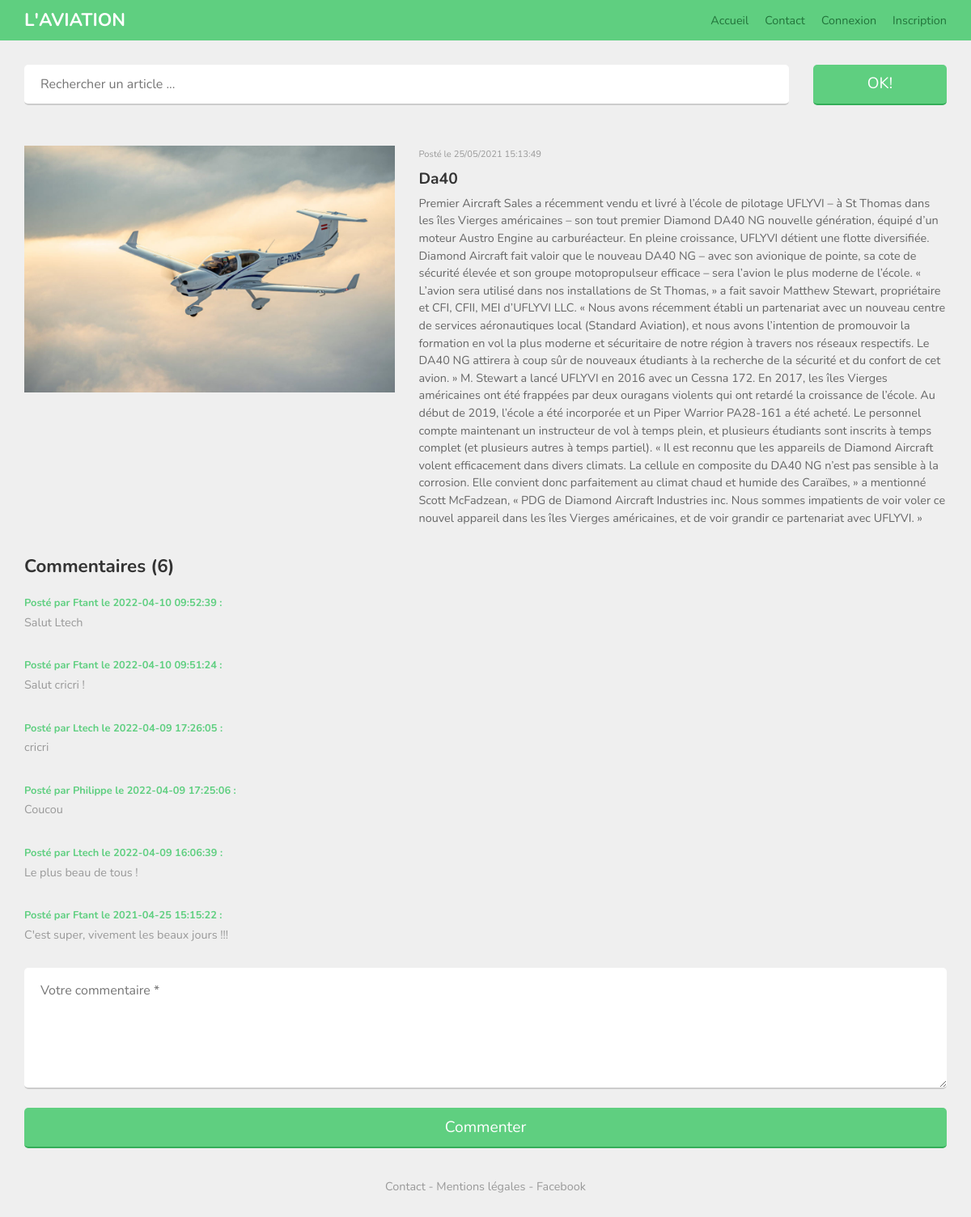
The app's page /article.php?id=5 with its own data.
### tables this page shows
CREATE TABLE `articles` (
  `id` int(3) NOT NULL,
  `titre` varchar(40) NOT NULL,
  `accroche` varchar(200) NOT NULL,
  `contenu` text NOT NULL,
  `publication` timestamp NOT NULL DEFAULT current_timestamp(),
  `image` varchar(150) NOT NULL
);

CREATE TABLE `commentaires` (
  `id` int(4) NOT NULL,
  `id_membre` int(3) NOT NULL,
  `id_article` int(3) NOT NULL,
  `commentaire` text NOT NULL,
  `publication` timestamp NOT NULL DEFAULT current_timestamp()
);

CREATE TABLE `membres` (
  `id` int(11) NOT NULL,
  `pseudo` varchar(15) NOT NULL,
  `email` varchar(50) NOT NULL,
  `password` varchar(255) NOT NULL
);

### fonctions/blog.php (called while the page is built, shortened)
<?php
function article($id) {
    global $pdo;
    $query = $pdo->prepare("SELECT * FROM articles WHERE id = :id");
    $query->execute(['id' => $id]);
    $article = $query->fetch();
    if ($article) {
        return $article;
    } else {
        header("Location: index.php");
        exit;
    }
}
function formatage_date($publication) {
    $dt = DateTime::createFromFormat('Y-m-d H:i:s', $publication);
    return $dt->format('d/m/Y H:i:s');
}
function nb_commentaires($id) {
    global $pdo;
    $sql = "SELECT COUNT(*) FROM commentaires WHERE id_article = ?";
    $stmt = $pdo->prepare($sql);
    $stmt->execute([$id]);
    return $stmt->fetchColumn();
}
function commentaires($id) {
    global $pdo;
    $sql = "SELECT membres.pseudo, commentaires.commentaire, commentaires.publication
            FROM commentaires
            INNER JOIN membres ON commentaires.id_membre = membres.id
            WHERE commentaires.id_article = ?
            ORDER BY commentaires.publication DESC";
    $stmt = $pdo->prepare($sql);
    $stmt->execute([$id]);
    return $stmt->fetchAll(PDO::FETCH_ASSOC);
}
?>

### article.php (the view, shortened to what this page needs)
<!DOCTYPE html>
<html lang="fr">
<head>
    <link rel="stylesheet" href="bootstrap/css/bootstrap.min.css">
    <link rel="stylesheet" href="main.css">
</head>
<body>
    <?php
    require './fonctions/bdd.php';
    require './fonctions/blog.php';
    if (isset($_GET['id']) && !empty($_GET['id'])) {
        $id = (int)$_GET['id'];
        $article = article($id);
    } else {
        header("Location: index.php");
        exit;
    }
    ?>
    <header>
        <div class="container">
            <div class="row">
                <div class="col-sm-2">
                    <a href="index.php">L'aviation</a>
                </div>
                <div class="col-sm-10">
                    <nav>
                        <ul>
                            <li><a href="index.php">Accueil</a></li>
                            <li><a href="contact.php">Contact</a></li>
                            <li><a href="connexion.php">Connexion</a></li>
                            <li><a href="inscription.php">Inscription</a></li>
                        </ul>
                    </nav>
                </div>
            </div>
        </div>
    </header>
    <div class="container article">
        <div class="row">
            <form method="post" action="">
                <div class="col-sm-10">
                    <input type="text" name="query" placeholder="Rechercher un article ...">
                </div>
                <div class="col-sm-2">
                    <input type="submit" value="OK!">
                </div>
            </form>
        </div>
        <div class="row">
            <article>
                <div class="col-sm-5">
                    <img src="./img/<?php echo htmlspecialchars($article['image']); ?>" alt="Image de l'article">
                </div>
                <div class="col-sm-7">
                    <p class="date">Posté le <?php echo formatage_date($article['publication']); ?></p>
                    <h1><?php echo htmlspecialchars($article['titre']); ?></h1>
                    <p><?php echo htmlspecialchars($article['contenu']); ?></p>
                </div>
            </article>
        </div>
    </div>
    <div class="container commentaires">
        <div class="row">
            <div class="col-xs-12">
                <?php $nombreCommentaires = nb_commentaires($id); ?>
                <h1>Commentaires (<?php echo $nombreCommentaires; ?>)</h1>
            </div>
        </div>
        <?php
        $commentaires = commentaires($id);
        foreach ($commentaires as $commentaire) {
            echo "<div class='row commentaire'>";
            echo "<div class='col-xs-12'>";
            echo "<p class='date'>Posté par " . htmlspecialchars($commentaire['pseudo']) . " le " . htmlspecialchars($commentaire['publication']) . " :</p>";
            echo "<p>" . htmlspecialchars($commentaire['commentaire']) . "</p>";
            echo "</div>";
            echo "</div>";
        }
        ?>
        <div class="row">
            <div class="col-xs-12">
                <form method="post" action="">
                    <textarea name="commentaire" placeholder="Votre commentaire *" required></textarea>
                    <input type="submit" value="Commenter">
                </form>
            </div>
        </div>
    </div>
    <footer>
        <div class="row">
            <div class="col-xs-12">
                <a href="contact.php">Contact</a> - <a href="mentions.php">Mentions légales</a> - <a href="https://www.facebook.com/infoprog.tuto">Facebook</a>
            </div>
        </div>
    </footer>
</body>
</html>

### main.css (style rules this page uses)
html,body,div,span,applet,object,iframe,h1,h2,h3,h4,h5,h6,p,blockquote,pre,a,abbr,acronym,address,big,cite,code,del,dfn,em,img,ins,kbd,q,s,samp,small,strike,strong,sub,sup,tt,var,b,u,i,center,dl,dt,dd,ol,ul,li,fieldset,form,label,legend,table,caption,tbody,tfoot,thead,tr,th,td,article,aside,canvas,details,embed,figure,figcaption,footer,header,hgroup,menu,nav,output,ruby,section,summary,time,mark,audio,video { margin:0;padding:0;border:0;font-size:100%;font:inherit;vertical-align:baseline }
article,aside,details,figcaption,figure,footer,header,hgroup,menu,nav,section { display:block }
body { line-height:1 }
ol,ul { list-style:none }
body { font-family:Nunito, sans-serif;background:#efefef }
header { background:#5fcf80 }
header [class^="col"]>a { text-transform:uppercase;color:#fff;line-height:50px;font-size:1.4em;font-weight:700 }
header nav a { color:#22733a }
@media (min-width: 768px) { header nav ul { float:right } }
@media (min-width: 768px) { header nav ul li { float:left;line-height:50px;font-size:0.9em } }
@media (min-width: 768px) { header nav ul li+li { margin-left:20px } }
footer { margin:40px 0;text-align:center;font-size:0.9em;color:#999 }
footer a { color:#999 }
h1 { font-size:1.4em;line-height:3em;font-weight:700 }
form input { width:100%;height:50px;border:none;border-radius:5px }
form input[type="text"],form input[type="password"] { border-bottom:2px solid #ccc;padding-left:20px;color:#333;margin-bottom:20px }
form input[type="submit"] { background:#5fcf80;color:white;font-size:1.2em;border-bottom:2px solid #34ad58 }
form textarea { max-width:100%;min-width:100%;height:200px;margin-bottom:20px;border:none;border-radius:5px;border-bottom:2px solid #ccc;padding:20px;color:#333 }
.article form { margin-top:30px }
.article article { float:left;margin-top:30px }
.article article img { width:100% }
.article article p.date { font-size:0.7em;line-height:2em;color:#999 }
.article article h1 { font-size:1.2em;line-height:2em }
.article article h1+p { color:#666;font-size:0.9em;line-height:1.5em;margin-bottom:15px }
.commentaires>div.commentaire { margin-bottom:30px }
.commentaires>div .date { color:#5fcf80;font-size:0.8em;line-height:2em;font-weight:700 }
.commentaires>div p { font-weight:#999;font-size:0.9em;line-height:1.5em;color:#999 }
.commentaires>div textarea { height:150px }

### records on screen
articles: image (picture), publication "25/05/2021 15:13:49", titre "Da40", contenu "Premier Aircraft Sales a récemment vendu et livré à l’école de pilotage UFLYVI – à St Thomas dans les îles Vierges américaines – son tout premier Diamond DA40 NG nouvelle génération, équipé d’un moteur Austro Engine au carburéacteur. En pleine croissance, UFLYVI détient une flotte diversifiée. Diamond Aircraft fait valoir que le nouveau DA40 NG – avec son avionique de pointe, sa cote de sécurité élevée et son groupe motopropulseur efficace – sera l’avion le plus moderne de l’école. « L’avion sera utilisé dans nos installations de St Thomas, » a fait savoir Matthew Stewart, propriétaire et CFI, CFII, MEI d’UFLYVI LLC. « Nous avons récemment établi un partenariat avec un nouveau centre de…"
commentaires: id_membre.pseudo "Ftant", publication "2022-04-10 09:52:39", commentaire "Salut Ltech"
commentaires: id_membre.pseudo "Ftant", publication "2022-04-10 09:51:24", commentaire "Salut cricri !"
commentaires: id_membre.pseudo "Ltech", publication "2022-04-09 17:26:05", commentaire "cricri"
commentaires: id_membre.pseudo "Philippe", publication "2022-04-09 17:25:06", commentaire "Coucou"
commentaires: id_membre.pseudo "Ltech", publication "2022-04-09 16:06:39", commentaire "Le plus beau de tous !"
commentaires: id_membre.pseudo "Ftant", publication "2021-04-25 15:15:22", commentaire "C'est super, vivement les beaux jours !!!"

### other values on screen
$nombreCommentaires "6"
